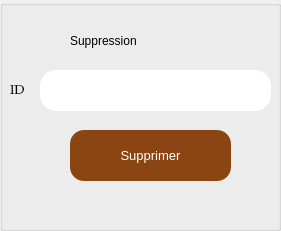
   <widget class="QGroupBox" name="groupBox_2">
    <property name="geometry">
     <rect>
      <x>1080</x>
      <y>120</y>
      <width>281</width>
      <height>231</height>
     </rect>
    </property>
    <property name="font">
     <font>
      <family>Elephant</family>
     </font>
    </property>
    <property name="styleSheet">
     <string notr="true">QGroupBox:focus
{
border: 5px solid QLinearGradient( x1: 0, y1: 0, x2: 0, y2: 1, stop: 0 #ffa02f, stop: 1 #d7801a);
font: 10pt &quot;Elephant&quot;;
	
	color: rgb(255, 255, 255);
}
</string>
    </property>
    <property name="title">
     <string/>
    </property>
    <widget class="QLabel" name="label_16">
     <property name="geometry">
      <rect>
       <x>10</x>
       <y>80</y>
       <width>21</width>
       <height>21</height>
      </rect>
     </property>
     <property name="font">
      <font>
       <family>Palatino Linotype</family>
       <pointsize>10</pointsize>
       <weight>50</weight>
       <italic>false</italic>
       <bold>false</bold>
      </font>
     </property>
     <property name="styleSheet">
      <string notr="true">font: 10pt &quot;Palatino Linotype&quot;;
color: rgb(0, 0, 0);</string>
     </property>
     <property name="text">
      <string>ID</string>
     </property>
    </widget>
    <widget class="QLineEdit" name="supprimer">
     <property name="geometry">
      <rect>
       <x>40</x>
       <y>70</y>
       <width>231</width>
       <height>41</height>
      </rect>
     </property>
     <property name="styleSheet">
      <string notr="true">border-radius: 16px;
background: white;</string>
     </property>
    </widget>
    <widget class="QPushButton" name="pb_supprimer">
     <property name="geometry">
      <rect>
       <x>70</x>
       <y>130</y>
       <width>161</width>
       <height>51</height>
      </rect>
     </property>
     <property name="font">
      <font>
       <family>MS Shell Dlg 2</family>
       <pointsize>10</pointsize>
       <weight>9</weight>
       <italic>false</italic>
       <bold>false</bold>
      </font>
     </property>
     <property name="styleSheet">
      <string notr="true">QPushButton
{

	font: 75 10pt &quot;MS Shell Dlg 2&quot;;
	gridline-color: rgb(125,105,77);
	border-color: rgb(125,105,77);
	background-color: rgb(139, 69, 19);
	border-top-color: rgb(125,105,77);
	color: rgb(255, 255, 255);
	border-style : solid;
border-radius :14px;

}

QPushButton:hover
{
	
	
	font: 13pt &quot;Palatino Linotype&quot;;
	
	color: rgb(255, 255, 255);
	background-color: rgb(139, 69, 19);

}
QPushButton:pressed
{
	
	font: 13pt &quot;Palatino Linotype&quot;;
	background-color: rgb(255, 235, 205);


}</string>
     </property>
     <property name="text">
      <string>Supprimer</string>
     </property>
    </widget>
    <widget class="QLabel" name="label_12">
     <property name="geometry">
      <rect>
       <x>70</x>
       <y>20</y>
       <width>151</width>
       <height>41</height>
      </rect>
     </property>
     <property name="styleSheet">
      <string notr="true">font: 13pt &quot;Palatino Linotype&quot;;
color: rgb(0, 0, 0);</string>
     </property>
     <property name="text">
      <string>Suppression</string>
     </property>
    </widget>
   </widget>
